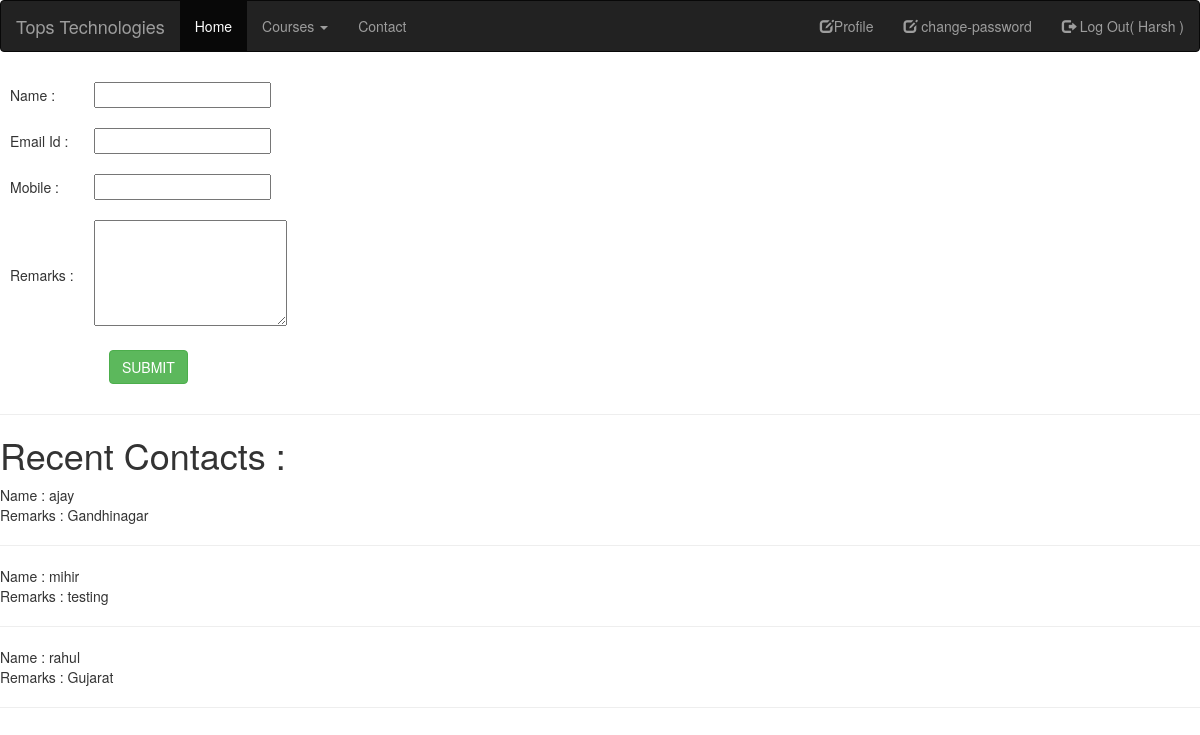
The app's page /contact (signed in) with its own data.
### myapp/models.py (models this page shows, shortened)
class Contact(models.Model):
    name=models.CharField(max_length=100)
    email=models.EmailField()
    mobile=models.PositiveIntegerField()
    remarks=models.TextField()

### myapp/views.py (the view)
# urls.py: path('contact',views.contact,name='contact'),
def contact(request):
    if request.method=="POST":
        Contact.objects.create(
            name=request.POST['name'],
            email=request.POST['email'],
            mobile=request.POST['mobile'],
            remarks=request.POST['remarks']
        )
        msg="Contact Saved Successfully..!"
        conatcts=Contact.objects.all().order_by("-id")[:3]
        return render(request,'contact.html',{'msg':msg,'contacts':conatcts})
    else:
        conatcts=Contact.objects.all().order_by("-id")[:3]
        return render(request,'contact.html',{'contacts':conatcts})

### myapp/templates/contact.html (shortened to what this page needs)
{% extends 'header.html' %}
 {% block content %}
<!DOCTYPE html>
<html lang="en">
<head>
</head>
<body>
    <form name="contact" method="post" action="{% url 'contact' %}">
        <table>
            <tr>
                <td>Name : </td>
                <td><input type="text" name="name"></td>
            </tr>
            <tr>
                <td>Email Id : </td>
                <td><input type="text" name="email"></td>
            </tr>
            <tr>
                <td>Mobile : </td>
                <td><input type="text" name="mobile"></td>
            </tr>
            <tr>
                <td>Remarks : </td>
                <td><textarea rows="5" cols="23" name="remarks"></textarea></td>
            </tr>
            <tr>
                <td colspan="10" align="center" >
                    <input type="submit" value="SUBMIT" class="btn btn-success">
                </td>
            </tr>
        </table>
    </form>
    <hr>
    <h1>Recent Contacts :</h1>
    {% for i in contacts %}
        Name : {{i.name}} <br>
        Remarks : {{i.remarks}} <br> <hr>
    {% endfor %}
</body>
</html>
{% endblock %}

### myapp/templates/header.html (style rules this page uses)
tr,td { padding: 10px; }

### records on screen
Contact: name "ajay", remarks "Gandhinagar"
Contact: name "mihir", remarks "testing"
Contact: name "rahul", remarks "Gujarat"

### other values on screen
{{ request.session.fname }} "Harsh"
